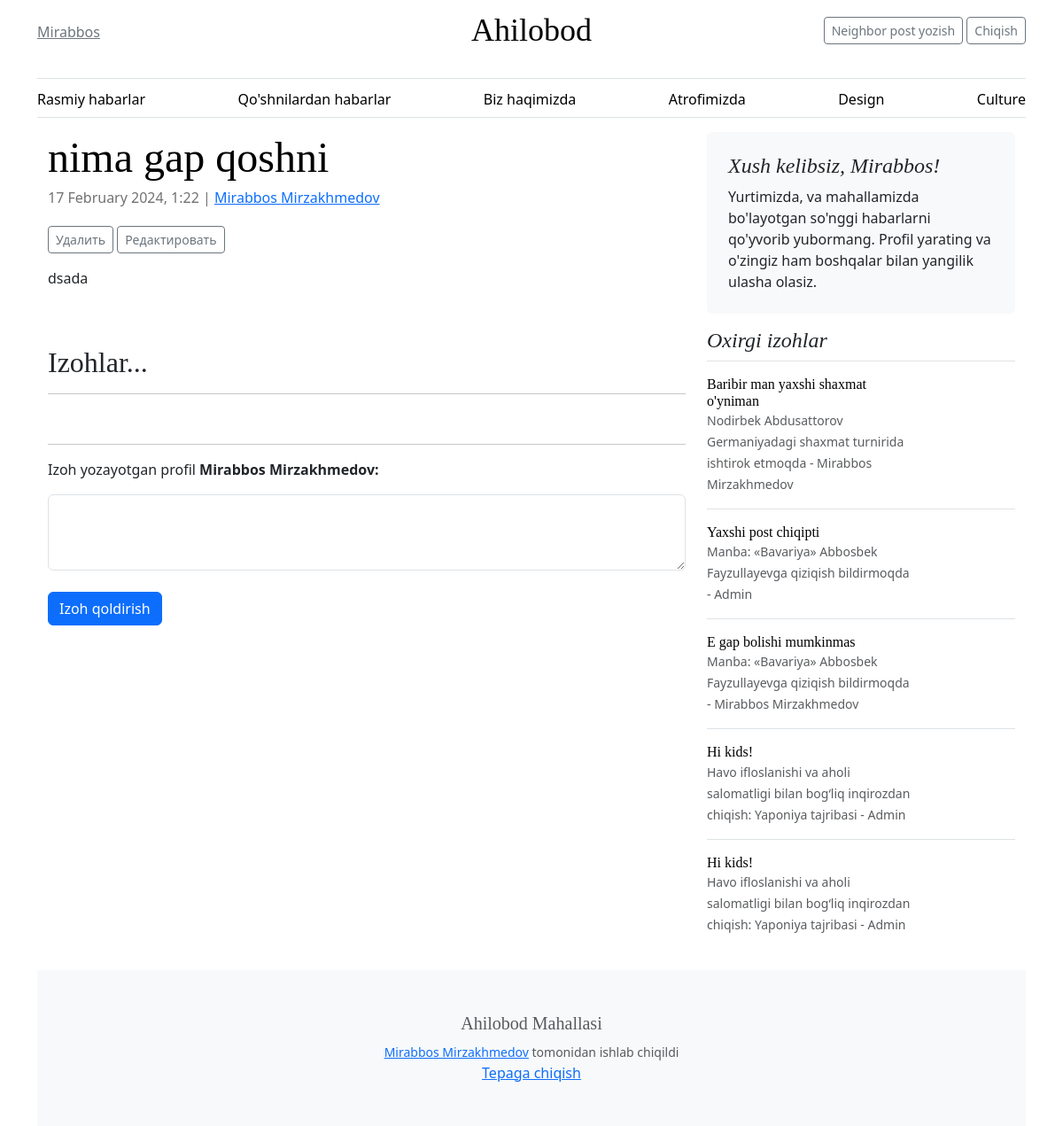
The app's page /post-neighbors/3 (signed in), older data.
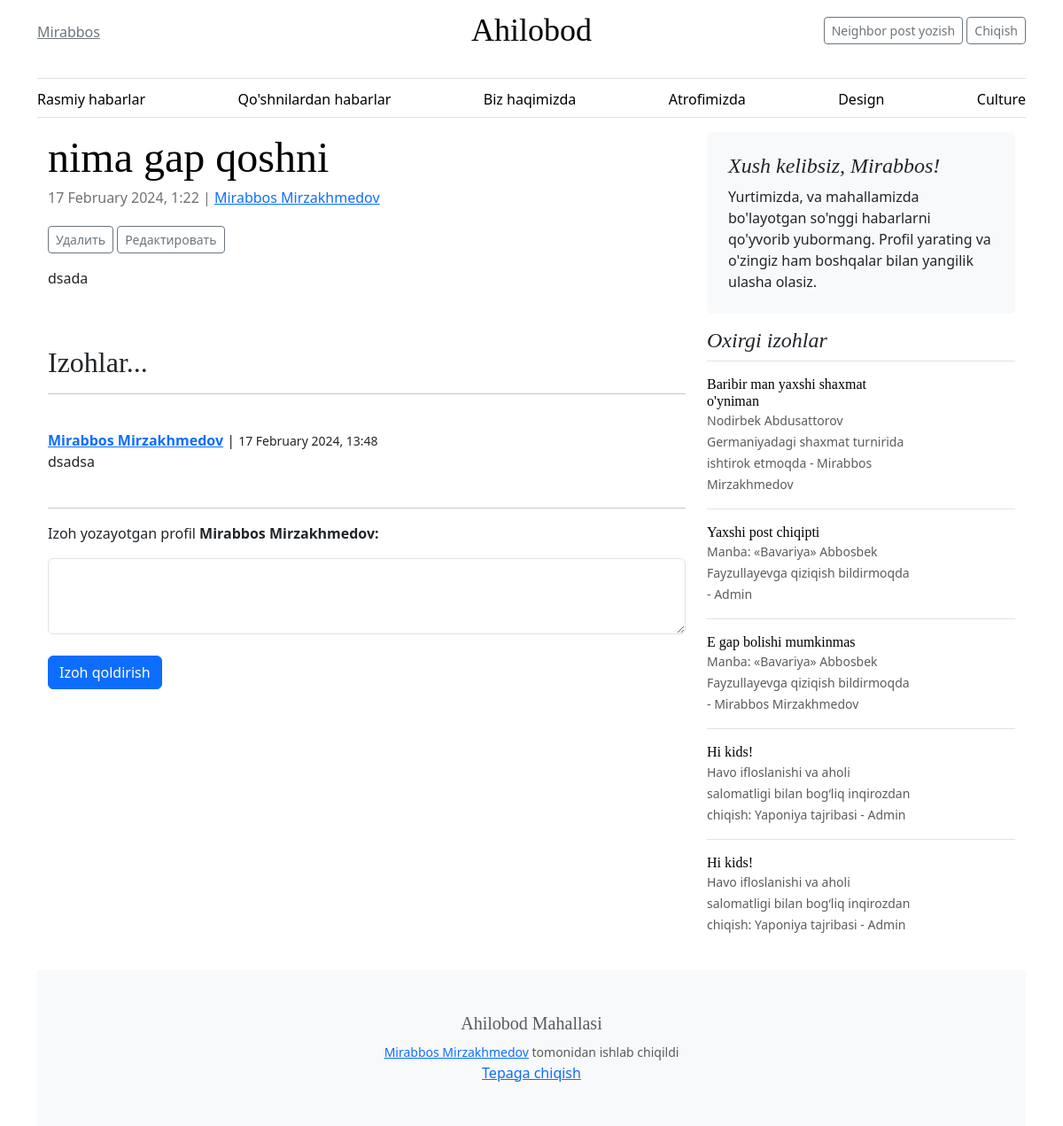
The same page, newer data.
### webapp/models.py (models this page shows, shortened)
class Comment(models.Model):
    comment_id = models.AutoField(primary_key=True)
    post = models.ForeignKey(Post, on_delete=models.CASCADE, related_name='comments')
    user = models.ForeignKey(User, on_delete=models.CASCADE, related_name='comments')
    comment_text = models.TextField()
    created_at = models.DateTimeField(default=timezone.now)

class Post(models.Model):
    post_id = models.AutoField(primary_key=True)
    title = models.CharField(max_length=255)
    full_text = RichTextField(blank=True, null=True)
    created_at = models.DateTimeField(default=timezone.now)
    user_id = models.ForeignKey(User, on_delete=models.CASCADE, related_name='posts')
    updated_at = models.DateTimeField(auto_now=True)
    image = models.ImageField(upload_to='posts/', default='../../media/posts/default.webp')

class User(AbstractUser):
    user_id = models.AutoField(primary_key=True)
    phone_number = models.CharField(max_length=20)
    profile_pic = models.ImageField(null=True, upload_to='profile/')
    bio = models.TextField(blank=True, null=True)
    created_at = models.DateTimeField(default=timezone.now)
    updated_at = models.DateTimeField(auto_now=True)

class NeighborComment(models.Model):
    comment_id = models.AutoField(primary_key=True)
    post = models.ForeignKey(PostNeighbors, on_delete=models.CASCADE, related_name='neighbor_comments')
    user = models.ForeignKey(User, on_delete=models.CASCADE, related_name='neighbor_comments')
    comment_text = models.TextField()
    created_at = models.DateTimeField(default=timezone.now)

### webapp/views.py (the view)
# urls.py: path('post-neighbors/<int:pk>', views.NeighborPostDetailView.as_view(), name='neighbor-news-detail'),
class NeighborPostDetailView(DetailView):
    model = PostNeighbors
    template_name = 'webapp/neighbor_news_detail.html'
    context_object_name = 'neighbor_post'
    def get_context_data(self, **kwargs):
        context = super().get_context_data(**kwargs)
        context['comments'] = (Comment.objects.all().order_by('-created_at'))[:5]
        return context

### webapp/templates/webapp/neighbor_news_detail.html (shortened to what this page needs)
{% extends 'webapp/layout.html' %}
{% block body %}
    <div class="row mb-2">
        <div class="col-md-8">
            <article class="blog-post">
                <h2 class="display-5 link-body-emphasis mb-1">{{ neighbor_post.title }}</h2>
                <p class="blog-post-meta">{{ neighbor_post.created_at|date:"j F Y, G:i" }} | <a
                    href="{% url 'profile' neighbor_post.user_id.user_id %}">{{ neighbor_post.user_id.first_name }} {{ neighbor_post.user_id.last_name }}</a>
                </p>
                <div>
                    {% if user.user_id == neighbor_post.user_id_id %}
                        <div class="">
                            <a class="btn btn-sm btn-outline-secondary"
                               href="{% url 'neighbor-post-delete' neighbor_post.n_post_id %}">Удалить</a>
                            <a class="btn btn-sm btn-outline-secondary"
                               href="{% url 'neighbor-post-update' neighbor_post.n_post_id %}">Редактировать</a>
                        </div>
                    {% endif %}
                </div>
                <p class="full_text">{{ neighbor_post.full_text|safe }}</p>
                <br><br>
                <h2>Izohlar...</h2>
                <hr>
                <br>
                {% if user.is_authenticated %}
                    {% if neighbor_post.neighbor_comments.all %}
                        {% for comment in neighbor_post.neighbor_comments.all %}
                            <b><a
                                href="{% url 'profile' comment.user.user_id %}">{{ comment.user.first_name }} {{ comment.user.last_name }}</a></b>
                            | <small>{{ comment.created_at|date:"j F Y, G:i" }}</small><br>
                            {{ comment.comment_text }}
                            <br><br>
                        {% endfor %}
                    {% endif %}
                    <form method="post"
                          action="{% url 'neighbors-add-comment' neighbor_post.n_post_id %}">
                        <hr>
                        <div class="form-group">
                            <p>Izoh yozayotgan profil
                                <strong>{{ user.first_name }} {{ user.last_name }}:</strong>
                            </p>
                            <textarea name="comment_text" class="form-control" rows="3"></textarea>
                            <br>
                            <button type="submit" class="btn btn-primary">Izoh qoldirish</button>
                        </div>
                    </form>
                {% endif %}
            </article>
        </div>
        <div class="col-md-4">
            <div class="position-sticky" style="top: 2rem;">
                <div class="p-4 mb-3 bg-body-tertiary rounded">
                    <h4 class="fst-italic">Xush kelibsiz, {{ user.first_name }}!</h4>
                    <p class="mb-0">Yurtimizda, va mahallamizda bo'layotgan so'nggi habarlarni qo'yvorib yubormang.
                    Profil yarating va o'zingiz ham boshqalar bilan yangilik ulasha olasiz.</p>
                </div>
                <div>
                    <h4 class="fst-italic">Oxirgi izohlar</h4>
                    <ul class="list-unstyled">
                        {% for comment in comments %}
                        <li>
                            <a class="d-flex flex-column flex-lg-row gap-3 align-items-start align-items-lg-center py-3 link-body-emphasis text-decoration-none border-top"
                               href="{% url 'news-detail' comment.post.post_id %}">
                                <div class="col-lg-8">
                                    <h6 class="mb-0">{{ comment.comment_text }}</h6>
                                    <small class="text-body-secondary">{{ comment.post.title }} - {{ comment.user.first_name }} {{ comment.user.last_name }}</small>
                                </div>
                            </a>
                        </li>
                        {% endfor %}
                    </ul>
                </div>
            </div>
        </div>
    </div>
{% endblock %}

Row changes from the older to the newer data that the page shows:
added NeighborComment: user.first_name "Mirabbos", user.last_name "Mirzakhmedov", created_at "17 February 2024, 13:48", comment_text "dsadsa"
